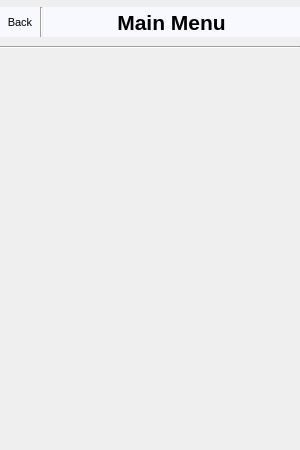
<?xml version="1.0" encoding="UTF-8"?>
<ui version="4.0">
 <class>MainWindow</class>
 <widget class="QMainWindow" name="MainWindow">
  <property name="enabled">
   <bool>true</bool>
  </property>
  <property name="geometry">
   <rect>
    <x>0</x>
    <y>0</y>
    <width>300</width>
    <height>450</height>
   </rect>
  </property>
  <property name="sizePolicy">
   <sizepolicy hsizetype="Minimum" vsizetype="Minimum">
    <horstretch>0</horstretch>
    <verstretch>0</verstretch>
   </sizepolicy>
  </property>
  <property name="minimumSize">
   <size>
    <width>300</width>
    <height>450</height>
   </size>
  </property>
  <property name="font">
   <font>
    <pointsize>16</pointsize>
   </font>
  </property>
  <property name="windowTitle">
   <string>Some Finance App</string>
  </property>
  <property name="windowOpacity">
   <double>4.000000000000000</double>
  </property>
  <widget class="QWidget" name="mainWidget">
   <property name="enabled">
    <bool>true</bool>
   </property>
   <property name="sizePolicy">
    <sizepolicy hsizetype="MinimumExpanding" vsizetype="Preferred">
     <horstretch>0</horstretch>
     <verstretch>0</verstretch>
    </sizepolicy>
   </property>
   <property name="minimumSize">
    <size>
     <width>300</width>
     <height>450</height>
    </size>
   </property>
   <layout class="QVBoxLayout" name="verticalLayout">
    <property name="spacing">
     <number>0</number>
    </property>
    <property name="leftMargin">
     <number>0</number>
    </property>
    <property name="topMargin">
     <number>0</number>
    </property>
    <property name="rightMargin">
     <number>0</number>
    </property>
    <property name="bottomMargin">
     <number>0</number>
    </property>
    <item>
     <layout class="QVBoxLayout" name="mainLayout">
      <property name="spacing">
       <number>6</number>
      </property>
      <item>
       <widget class="QWidget" name="headerWidget" native="true">
        <property name="sizePolicy">
         <sizepolicy hsizetype="MinimumExpanding" vsizetype="Fixed">
          <horstretch>0</horstretch>
          <verstretch>0</verstretch>
         </sizepolicy>
        </property>
        <property name="minimumSize">
         <size>
          <width>0</width>
          <height>40</height>
         </size>
        </property>
        <property name="maximumSize">
         <size>
          <width>16777215</width>
          <height>35</height>
         </size>
        </property>
        <layout class="QHBoxLayout" name="horizontalLayout">
         <property name="spacing">
          <number>0</number>
         </property>
         <property name="leftMargin">
          <number>0</number>
         </property>
         <property name="topMargin">
          <number>0</number>
         </property>
         <property name="rightMargin">
          <number>0</number>
         </property>
         <property name="bottomMargin">
          <number>0</number>
         </property>
         <item>
          <layout class="QHBoxLayout" name="header">
           <property name="spacing">
            <number>0</number>
           </property>
           <property name="leftMargin">
            <number>0</number>
           </property>
           <property name="topMargin">
            <number>0</number>
           </property>
           <property name="rightMargin">
            <number>0</number>
           </property>
           <property name="bottomMargin">
            <number>0</number>
           </property>
           <item>
            <widget class="QPushButton" name="backButton">
             <property name="sizePolicy">
              <sizepolicy hsizetype="Fixed" vsizetype="Fixed">
               <horstretch>0</horstretch>
               <verstretch>0</verstretch>
              </sizepolicy>
             </property>
             <property name="minimumSize">
              <size>
               <width>40</width>
               <height>0</height>
              </size>
             </property>
             <property name="maximumSize">
              <size>
               <width>50</width>
               <height>30</height>
              </size>
             </property>
             <property name="font">
              <font>
               <pointsize>8</pointsize>
               <kerning>true</kerning>
              </font>
             </property>
             <property name="styleSheet">
              <string notr="true">background-color:#f8f8ff; 
border: none;
</string>
             </property>
             <property name="text">
              <string>Back</string>
             </property>
             <property name="flat">
              <bool>false</bool>
             </property>
            </widget>
           </item>
           <item>
            <widget class="Line" name="header_separator">
             <property name="sizePolicy">
              <sizepolicy hsizetype="Fixed" vsizetype="MinimumExpanding">
               <horstretch>0</horstretch>
               <verstretch>0</verstretch>
              </sizepolicy>
             </property>
             <property name="maximumSize">
              <size>
               <width>16777215</width>
               <height>30</height>
              </size>
             </property>
             <property name="styleSheet">
              <string notr="true">color: black;</string>
             </property>
             <property name="lineWidth">
              <number>1</number>
             </property>
             <property name="orientation">
              <enum>Qt::Vertical</enum>
             </property>
            </widget>
           </item>
           <item>
            <widget class="QLabel" name="headerLabel">
             <property name="sizePolicy">
              <sizepolicy hsizetype="MinimumExpanding" vsizetype="MinimumExpanding">
               <horstretch>0</horstretch>
               <verstretch>0</verstretch>
              </sizepolicy>
             </property>
             <property name="minimumSize">
              <size>
               <width>0</width>
               <height>0</height>
              </size>
             </property>
             <property name="maximumSize">
              <size>
               <width>16777215</width>
               <height>30</height>
              </size>
             </property>
             <property name="font">
              <font>
               <pointsize>16</pointsize>
               <weight>75</weight>
               <bold>true</bold>
              </font>
             </property>
             <property name="styleSheet">
              <string notr="true">background-color: #f8f8ff; color: black;</string>
             </property>
             <property name="text">
              <string>Main Menu</string>
             </property>
             <property name="alignment">
              <set>Qt::AlignCenter</set>
             </property>
            </widget>
           </item>
          </layout>
         </item>
        </layout>
       </widget>
      </item>
      <item>
       <widget class="Line" name="line_2">
        <property name="orientation">
         <enum>Qt::Horizontal</enum>
        </property>
       </widget>
      </item>
      <item>
       <widget class="QStackedWidget" name="bodyStackedWidget">
        <property name="sizePolicy">
         <sizepolicy hsizetype="Preferred" vsizetype="Preferred">
          <horstretch>0</horstretch>
          <verstretch>0</verstretch>
         </sizepolicy>
        </property>
        <property name="minimumSize">
         <size>
          <width>300</width>
          <height>300</height>
         </size>
        </property>
        <widget class="QWidget" name="landingPage">
         <layout class="QVBoxLayout" name="verticalLayout_2">
          <item>
           <layout class="QVBoxLayout" name="landingPageVLayout"/>
          </item>
         </layout>
        </widget>
       </widget>
      </item>
     </layout>
    </item>
   </layout>
  </widget>
 </widget>
 <resources/>
 <connections/>
</ui>
